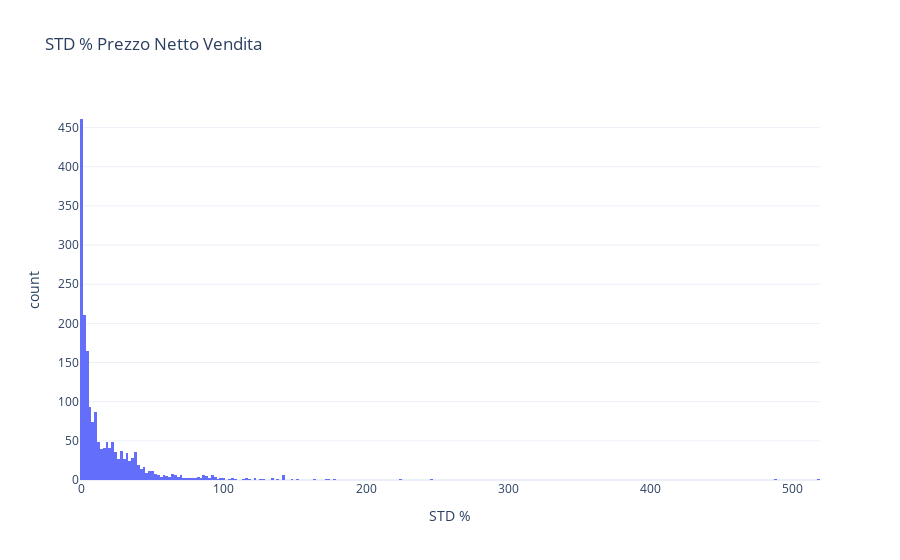

Here is the notebook cell this chart was saved with:
### Code cell
fig = px.histogram(df_prezzi_vendita, x='STD %', template='plotly_white', title='STD % Prezzo Netto Vendita')
fig.show()

### Figure 1 — Plotly figure (JSON) as saved in the notebook; plotly's stock layout.template omitted (floating-point values rounded to 4 significant figures; data arrays with more than 128 entries replaced by an {"elided": "..."} marker saying what was removed)
{"data": [{"alignmentgroup": "True", "bingroup": "x", "hovertemplate": "STD %=%{x}<br>count=%{y}<extra></extra>", "legendgroup": "", "marker": {"color": "#636efa", "pattern": {"shape": ""}}, "name": "", "offsetgroup": "", "orientation": "v", "showlegend": false, "type": "histogram", "x": {"elided": "10996 float values"}, "xaxis": "x", "yaxis": "y"}], "layout": {"barmode": "relative", "legend": {"tracegroupgap": 0}, "title": {"text": "STD % Prezzo Netto Vendita"}, "xaxis": {"anchor": "y", "domain": [0, 1], "title": {"text": "STD %"}}, "yaxis": {"anchor": "x", "domain": [0, 1], "title": {"text": "count"}}}}
